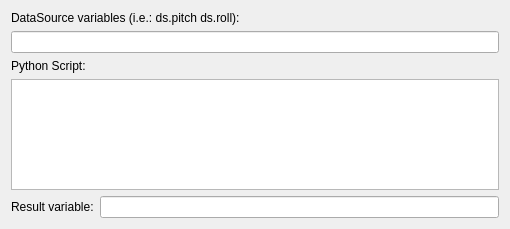
<?xml version="1.0" encoding="UTF-8"?>
<ui version="4.0">
 <class>PyEvalDsDlg</class>
 <widget class="QWidget" name="PyEvalDsDlg">
  <property name="geometry">
   <rect>
    <x>0</x>
    <y>0</y>
    <width>510</width>
    <height>229</height>
   </rect>
  </property>
  <property name="windowTitle">
   <string>Form</string>
  </property>
  <layout class="QGridLayout" name="gridLayout">
   <item row="0" column="0">
    <layout class="QVBoxLayout" name="verticalLayout_4">
     <item>
      <widget class="QLabel" name="peInputLabel">
       <property name="text">
        <string>DataSource variables (i.e.: ds.pitch ds.roll):</string>
       </property>
       <property name="buddy">
        <cstring>peInputLineEdit</cstring>
       </property>
      </widget>
     </item>
     <item>
      <widget class="QLineEdit" name="peInputLineEdit">
       <property name="font">
        <font>
         <family>Monospace</family>
        </font>
       </property>
      </widget>
     </item>
     <item>
      <widget class="QLabel" name="peScriptLabel">
       <property name="text">
        <string>Python Script:</string>
       </property>
       <property name="buddy">
        <cstring>peScriptTextEdit</cstring>
       </property>
      </widget>
     </item>
     <item>
      <widget class="QTextEdit" name="peScriptTextEdit">
       <property name="font">
        <font>
         <family>Monospace</family>
        </font>
       </property>
       <property name="cursor" stdset="0">
        <cursorShape>ArrowCursor</cursorShape>
       </property>
       <property name="horizontalScrollBarPolicy">
        <enum>Qt::ScrollBarAsNeeded</enum>
       </property>
       <property name="lineWrapMode">
        <enum>QTextEdit::NoWrap</enum>
       </property>
      </widget>
     </item>
     <item>
      <layout class="QHBoxLayout" name="horizontalLayout_8">
       <item>
        <widget class="QLabel" name="peResultLabel">
         <property name="text">
          <string>Result variable:</string>
         </property>
         <property name="buddy">
          <cstring>peResultLineEdit</cstring>
         </property>
        </widget>
       </item>
       <item>
        <widget class="QLineEdit" name="peResultLineEdit">
         <property name="font">
          <font>
           <family>Monospace</family>
          </font>
         </property>
        </widget>
       </item>
      </layout>
     </item>
    </layout>
   </item>
  </layout>
 </widget>
 <resources/>
 <connections/>
</ui>
